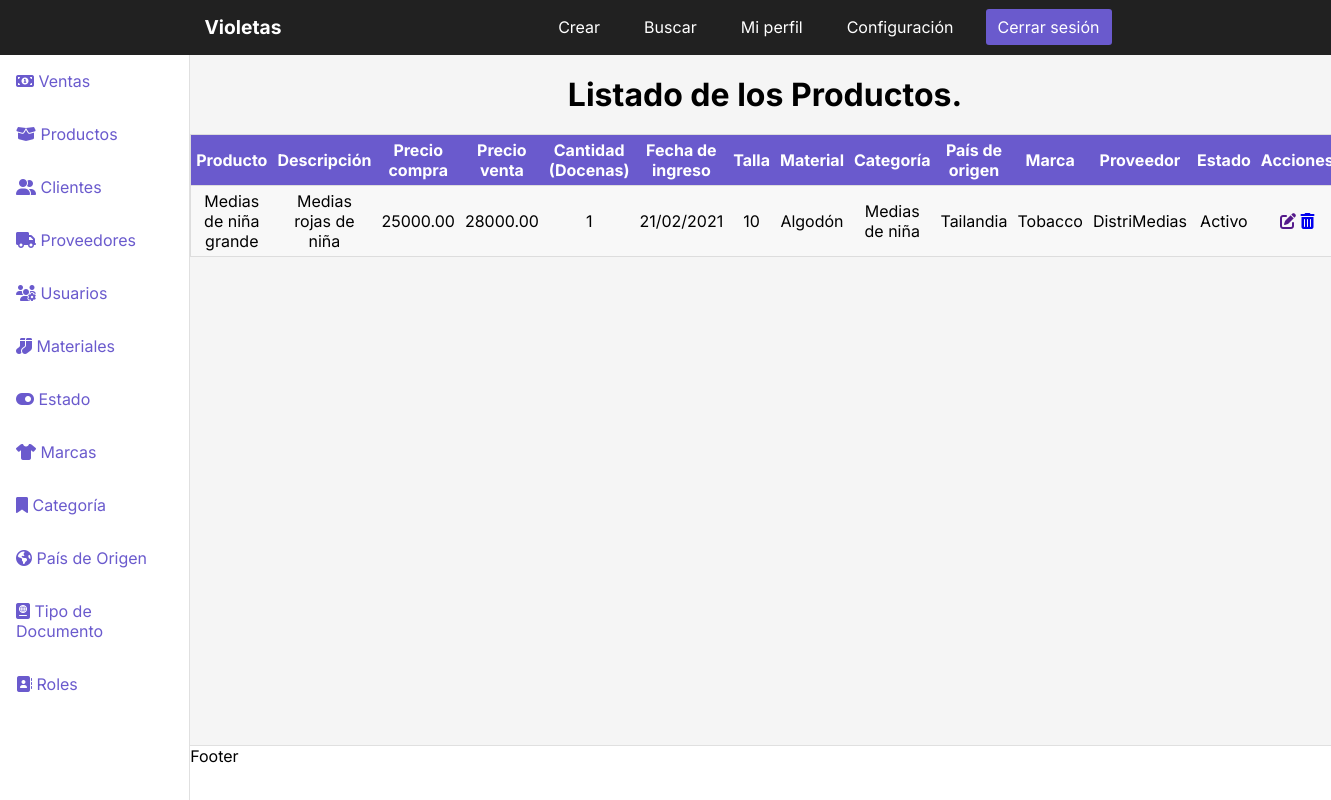
Screenshot of /dashboardproductos with the database file from the repository.
### InventoryApp/models.py (models this page shows, shortened)
class Productos(models.Model):
    NombreProducto = models.CharField('Nombre del producto', max_length = 100)
    DescripcionProducto = models.CharField('Descripción del producto', max_length = 100)
    PrecioCompra = models.DecimalField('Precio de compra del producto', max_digits = 10, decimal_places = 2)
    PrecioVenta = models.DecimalField('Precio de venta del producto', max_digits = 10, decimal_places = 2)
    CantidadProductos = models.PositiveIntegerField('Cantidad de productos comprados', null=True)
    FechaIngreso = models.CharField('Fecha de ingreso del producto', max_length = 100)
    Talla = models.CharField('Talla del producto', max_length = 100)
    Estado = models.ForeignKey(Estado, on_delete=models.CASCADE, default='')
    Materiales = models.ForeignKey(Materiales, on_delete=models.CASCADE, default='')
    Categorias = models.ForeignKey(Categorias, on_delete=models.CASCADE, default='')
    PaisOrigen = models.ForeignKey(PaisOrigen, on_delete=models.CASCADE, default='')
    Marcas = models.ForeignKey(Marcas, on_delete=models.CASCADE, default='')
    Proveedores = models.ForeignKey(Proveedores, on_delete=models.CASCADE, default='')
    class Meta:
        verbose_name = 'Producto'
        verbose_name_plural = 'Productos'
        db_table = 'productos'
        ordering = ['id']

class Materiales(models.Model):
    DescripcionMateriales = models.CharField('Descripción del material', max_length = 100)
    def __str__(self):
        return self.DescripcionMateriales
    class Meta:
        verbose_name = 'Material'
        verbose_name_plural = 'Materiales'
        db_table = 'materiales'
        ordering = ['id']

class Categorias(models.Model):
    DescripcionCategoria = models.CharField('Descripción de la categoría', max_length = 100)
    def __str__(self):
        return self.DescripcionCategoria
    class Meta:
        verbose_name = 'Categoría'
        verbose_name_plural = 'Categorías'
        db_table = 'categorias'
        ordering = ['id']

class PaisOrigen(models.Model):
    DescripcionPais = models.CharField('Descripción del país', max_length = 100)
    def __str__(self):
        return self.DescripcionPais
    class Meta:
        verbose_name = 'País de Origen'
        verbose_name_plural = 'Países de Origen'
        db_table = 'paises'
        ordering = ['id']

class Marcas(models.Model):
    DescripcionMarca = models.CharField('Descripción de la marca', max_length = 100)
    def __str__(self):
        return self.DescripcionMarca
    class Meta:
        verbose_name = 'Marca'
        verbose_name_plural = 'Marcas'
        db_table = 'marcas'
        ordering = ['id']

class Proveedores(models.Model):
    NombreProveedor = models.CharField('Nombre del proveedor', max_length = 100)
    DireccionProveedor = models.CharField('Dirección del proveedor', max_length = 100)
    TelefonoProveedor = models.CharField('Teléfono del proveedor', max_length = 100)
    EmailProveedor = models.EmailField('Email del proveedor', max_length = 100)
    Estado = models.ForeignKey(Estado, on_delete=models.CASCADE, default='')
    def __str__(self):
        return self.NombreProveedor
    class Meta:
        verbose_name = 'Proveedor'
        verbose_name_plural = 'Proveedores'
        db_table = 'proveedores'
        ordering = ['id']

class Estado(models.Model):
    DescripcionEstado = models.CharField('Descripción del estado', max_length = 100)
    def __str__(self):
        return self.DescripcionEstado
    class Meta:
        verbose_name = 'Estado'
        verbose_name_plural = 'Estados'
        db_table = 'estados'
        ordering = ['id']

### Project/views.py (the view)
# urls.py: path('dashboardproductos', views.dashboardproductos, name='dashproductos'), # Registro creado
def dashboardproductos(request):
    productos = (Productos.objects.all()) # Creo variable que traiga todos los datos de la tabla Productos.
    return render(request, 'dashboardproductos.html', {
        'productos' : productos # Con este código busco todos los datos de la tabla Productos y los envío a la vista.
} )

### Templates/dashboardproductos.html (shortened to what this page needs)
{% load static %}
<!DOCTYPE html>
<html lang="en">
<head>
    <link rel="stylesheet" href="{% static 'CSS/stylesdashboard.css' %}">
</head>
<body>
    <div class="container">
        <header class="header">
            <nav class="nav">
                <a href="#" class="logo nav-link">Violetas</a>
                <ul class="nav-menu nav-menu-visible">
                    <li class="nav-menu-item"><a href="{% url 'createproductos' %}" class="nav-menu-link nav-link">Crear</a></li>
                    <li class="nav-menu-item"><a href="#" class="nav-menu-link nav-link">Buscar</a></li>
                    <li class="nav-menu-item"><a href="#" class="nav-menu-link nav-link">Mi perfil</a></li>
                    <li class="nav-menu-item"><a href="#" class="nav-menu-link nav-link">Configuración</a></li>
                    <li class="nav-menu-item"><a href="{% url 'logout' %}" class="nav-menu-link nav-link nav-link-sign-out">Cerrar sesión</a></li>
                </ul>
            </nav>
        </header>
        <div class="sidebar">
            <ul>
                <li><a href="{% url 'dashventas' %}">
                    <span class="icon"><i class="fas fa-money-bill-alt"></i></span>
                    <span class="title">Ventas</span>
                </a></li>
                <li><a href="{% url 'dashproductos' %}">
                    <span class="icon"><i class="fas fa-box-open"></i></span>
                    <span class="title">Productos</span>
                </a></li>
                <li><a href="{% url 'dashclientes' %}">
                    <span class="icon"><i class="fas fa-user-friends"></i></span>
                    <span class="title">Clientes</span>
                </a></li>
                <li><a href="{% url 'dashproveedores' %}">
                    <span class="icon"><i class="fas fa-truck"></i></span>
                    <span class="title">Proveedores</span>
                </a></li>
                <li><a href="{% url 'dashusuarios' %}">
                    <span class="icon"><i class="fas fa-users-cog"></i></span>
                    <span class="title">Usuarios</span>
                </a></li>
                <li><a href="{% url 'dashmateriales' %}">
                    <span class="icon"><i class="fas fa-socks"></i></span>
                    <span class="title">Materiales</span>
                </a></li>
                <li><a href="{% url 'dashestado' %}">
                    <span class="icon"><i class="fas fa-toggle-on"></i></span>
                    <span class="title">Estado</span>
                </a></li>
                <li><a href="{% url 'dashmarcas' %}">
                    <span class="icon"><i class="fas fa-tshirt"></i></span>
                    <span class="title">Marcas</span>
                </a></li>
                <li><a href="{% url 'dashcategoria' %}">
                    <span class="icon"><i class="fas fa-bookmark"></i></span>
                    <span class="title">Categoría</span>
                </a></li>
                <li><a href="{% url 'dashpais' %}">
                    <span class="icon"><i class="fas fa-globe-americas"></i></span>
                    <span class="title">País de Origen</span>
                </a></li>
                <li><a href="{% url 'dashtipodoc' %}">
                    <span class="icon"><i class="fas fa-passport"></i></span>
                    <span class="title">Tipo de Documento</span>
                </a></li>
                <li><a href="{% url 'dashroles' %}">
                    <span class="icon"><i class="fas fa-address-book"></i></span>
                    <span class="title">Roles</span>
                </a></li>
            </ul>
        </div>
        <main>
            <h1>Listado de los Productos.</h1>
            <table class="table">
                <thead>
                    <tr>
                        <th>Producto</th>
                        <th>Descripción</th>
                        <th>Precio compra</th>
                        <th>Precio venta</th>
                        <th>Cantidad (Docenas)</th>
                        <th>Fecha de ingreso</th>
                        <th>Talla</th>
                        <th>Material</th>
                        <th>Categoría</th>
                        <th>País de origen</th>
                        <th>Marca</th>
                        <th>Proveedor</th>
                        <th>Estado</th>
                        <th>Acciones</th>
                    </tr>
                </thead>
                <tbody>
                    {% for productos in productos %}
                    <tr>
                        <td data-label="Nombre del producto">{{productos.NombreProducto}}</td>
                        <td data-label="Descripción del producto">{{productos.DescripcionProducto}}</td>
                        <td data-label="Precio de compra">{{productos.PrecioCompra}}</td>
                        <td data-label="Precio de venta">{{productos.PrecioVenta}}</td>
                        <td data-label="Cantidad del producto">{{productos.CantidadProductos}}</td>
                        <td data-label="Fecha de ingreso">{{productos.FechaIngreso}}</td>
                        <td data-label="Talla">{{productos.Talla}}</td>
                        <td data-label="Material">{{productos.Materiales}}</td>
                        <td data-label="Categoría del producto">{{productos.Categorias}}</td>
                        <td data-label="País de origen">{{productos.PaisOrigen}}</td>
                        <td data-label="Marca">{{productos.Marcas}}</td>
                        <td data-label="Proveedor">{{productos.Proveedores}}</td>
                        <td data-label="Estado">{{productos.Estado}}</td>
                        <td data-label="Gestión">
                            <a href=""><i class="fas fa-edit"></i></a>
                            <a href="{% url 'eliminarproductos' productos.id %}"><i class="fas fa-trash-alt"></i></a>
                        </td>
                    </tr>
                    {% endfor %}
                </tbody>
            </table>
        </main>
        <footer>Footer</footer>
      </div>
</body>
</html>

### Static/CSS/stylesdashboard.css (style rules this page uses)
* { padding: 0; margin: 0; }
body { font-family: "Inter", sans-serif; }
.header { background-color: #212121; height: 55px; position: fixed; width: 100%; top: 0; left: 0; }
.nav { display: flex; justify-content: space-between; max-width: 992px; margin: 0 auto; }
.nav-link { color: #fff; text-decoration: none; }
.logo { font-size: 1.2rem; font-weight: bold; padding: 0 35px; line-height: 55px; color: #fff; }
nav { color: #fff; grid-area: nav; }
.nav-menu { display: flex; margin-right: 40px; list-style: none; }
.nav-menu-item { font-size: 1rem; margin: 0 10px; line-height: 55px; width: max-content; }
.nav-menu-link { padding: 8px 12px; border-radius: 3px; }
.nav-link-sign-out { color: #fff; background-color: #6a5acd; }
.container { display: grid; height: 100vh; grid-template-columns: 0.5fr 1fr 1fr 1fr; grid-template-rows: 0.2fr 1.5fr 1fr 0.2fr; grid-template-areas: "nav nav nav nav" "sidebar main main main" "sidebar main main main" "sidebar footer footer footer"; font-size: 1em; color: #000; }
main { background: #F5F5F5; grid-area: main; display: table; }
main h1 { font-size: 2rem; font-weight: bold; margin-top: 20px; text-align: center; }
.sidebar { background: #fff; color: #000; grid-area: sidebar; border-right: 1px solid #e0e0e0; overflow-y: auto; }
.sidebar ul li a { display: block; padding: 16px; margin-bottom: 1px; text-decoration: none; color: #6a5acd; }
footer { background: #fff; grid-area: footer; border-top: 1px solid #e0e0e0; }
.table { width: 90%; margin: 0 auto; margin-top: 20px; border: 1px solid #ccc; border-collapse: collapse; padding: 0; }
.table tr { background-color: #f8f8f8; border: 1px solid #ddd; }
.table th, .table td { font-size: 1rem; padding: 5px; text-align: center; }
.table td { font-size: 1rem; text-align: center; }
.table thead th { background-color: #6a5acd; color: #fff; }

### rows the page displays
Productos: NombreProducto "Medias de niña grande", DescripcionProducto "Medias rojas de niña", PrecioCompra "25000.00", PrecioVenta "28000.00", CantidadProductos "1", FechaIngreso "21/02/2021", Talla "10", Materiales "Algodón", Categorias "Medias de niña", PaisOrigen "Tailandia", Marcas "Tobacco", Proveedores "DistriMedias", Estado "Activo"
